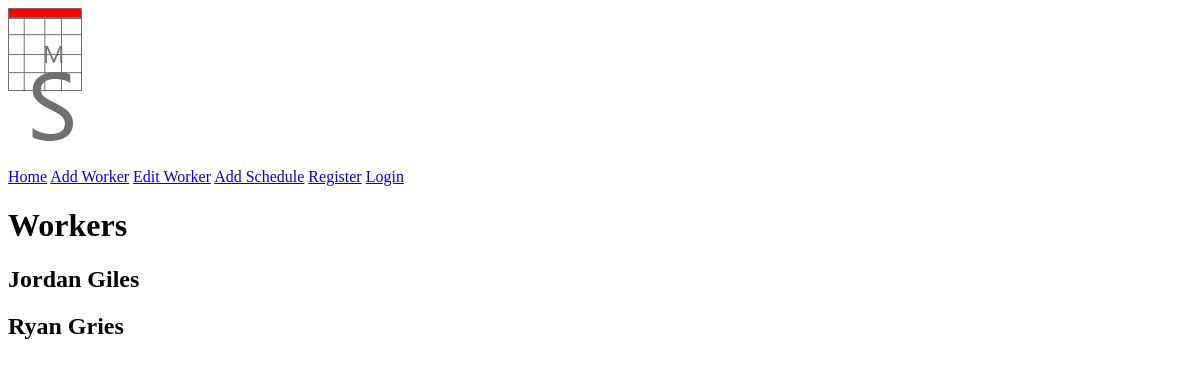
Page /home on the earlier database version.
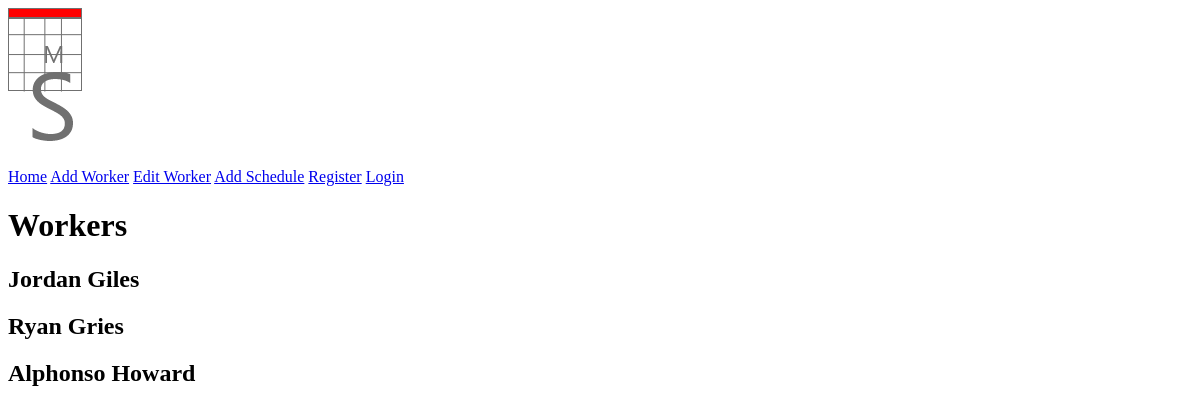
Same page on the later database version.
### models.py (models this page shows, shortened)
class Worker(db.Model):
	id = db.Column(db.Integer, primary_key = True)
	first_name = db.Column(db.String(60), index = True)
	last_name = db.Column(db.String(60), index = True)
	position = db.Column(db.String(60), index = True)
	availabilities = db.relationship('Availability', backref='worker', lazy='dynamic')

### main.py (the view)
@app.route('/')
@app.route('/home')
def home():
    workers = Worker.query.all()
    return render_template('hello.html', workers = workers)

### templates/hello.html
{%extends 'layout.html'%}
{%block content%}
    <h1>Workers</h1>
    {%for worker in workers%}
    <h2>{{worker.first_name}} {{worker.last_name}}</h2>
    {%endfor%}
{%endblock content%}

### templates/layout.html (shortened to what this page needs)
<!DOCTYPE html>
<html lang="en">
<head>
    <link rel="stylesheet" href="/static/css/main.css">
</head>
<body>
    <img src="/static/images/logo.png", alt='Schedule Maker'>
    <div>
        <a href="{{url_for('home')}}">Home</a>
        <a href="{{url_for('add_worker')}}">Add Worker</a>
        <a href="{{url_for('edit_worker')}}">Edit Worker</a>
        <a href="{{url_for('add_schedule')}}">Add Schedule</a>
        {%if current_user.is_anonymous%}
            <a href="{{url_for('register')}}">Register</a>
            <a href="{{url_for('login')}}">Login</a>
        {%else%}
            <a href="{{url_for('logout')}}">Logout</a>
        {%endif%}
    </div>
    {%block content%}{%endblock content%}
</body>
</html>

Differences in the rows shown:
added Worker: first_name "Alphonso", last_name "Howard"
